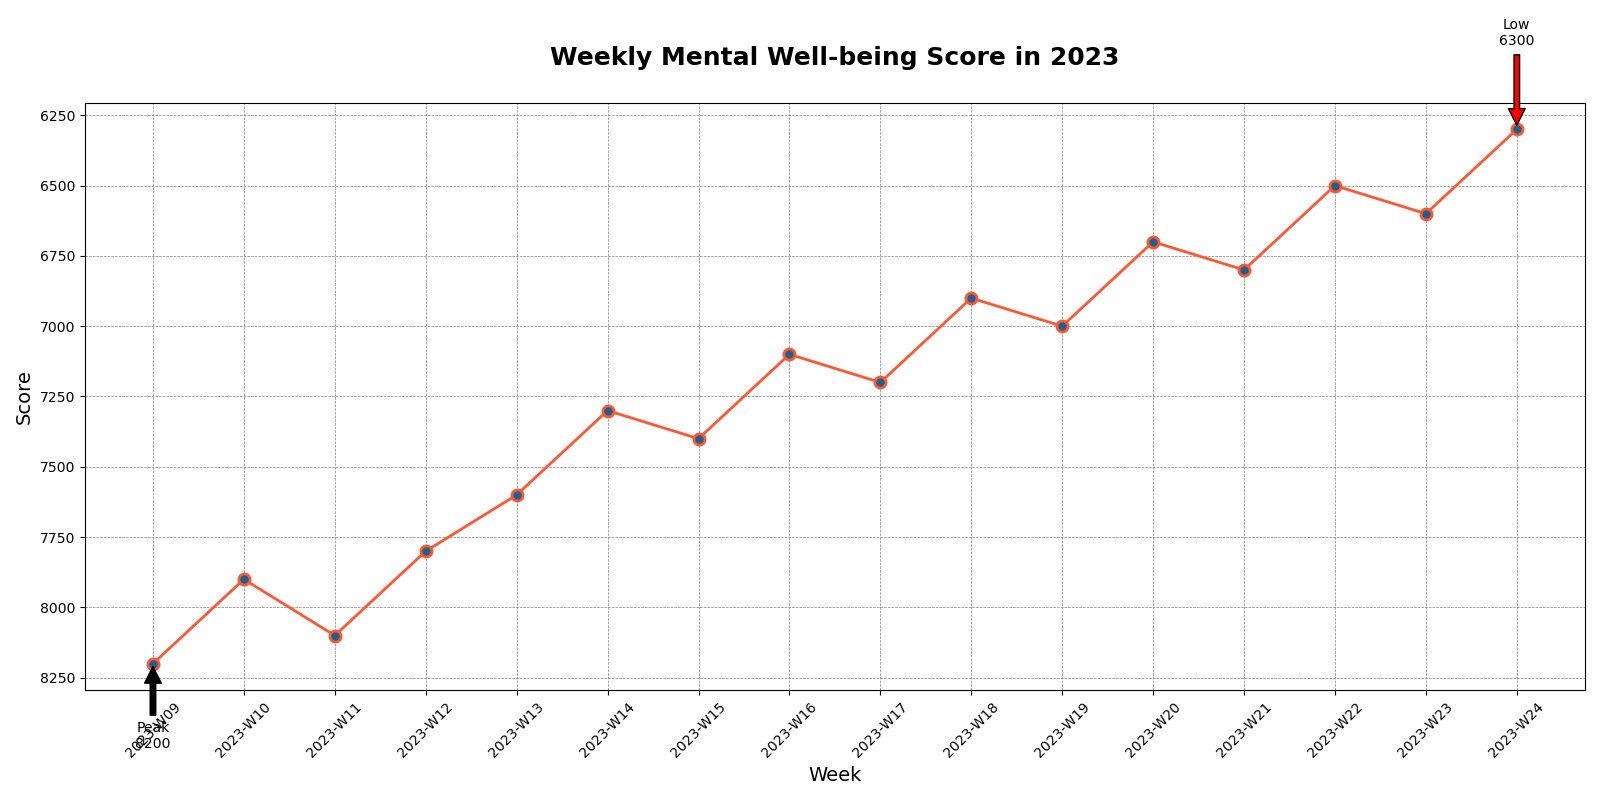

Write the Python code that produced this figure.

import matplotlib.pyplot as plt

data = [
    {'Week': '2023-W09', 'Steps': 8200},
    {'Week': '2023-W10', 'Steps': 7900},
    {'Week': '2023-W11', 'Steps': 8100},
    {'Week': '2023-W12', 'Steps': 7800},
    {'Week': '2023-W13', 'Steps': 7600},
    {'Week': '2023-W14', 'Steps': 7300},
    {'Week': '2023-W15', 'Steps': 7400},
    {'Week': '2023-W16', 'Steps': 7100},
    {'Week': '2023-W17', 'Steps': 7200},
    {'Week': '2023-W18', 'Steps': 6900},
    {'Week': '2023-W19', 'Steps': 7000},
    {'Week': '2023-W20', 'Steps': 6700},
    {'Week': '2023-W21', 'Steps': 6800},
    {'Week': '2023-W22', 'Steps': 6500},
    {'Week': '2023-W23', 'Steps': 6600},
    {'Week': '2023-W24', 'Steps': 6300}
]

weeks = [entry['Week'] for entry in data]
steps = [entry['Steps'] for entry in data]

plt.figure(figsize=(16, 8))
line, = plt.plot(weeks, steps, color='#FF5733', linestyle='-', linewidth=2, marker='o', markerfacecolor='#1F618D', markeredgewidth=2, markersize=8)

max_steps = max(steps)
max_week = weeks[steps.index(max_steps)]
plt.annotate(f'Peak\n{max_steps}', xy=(max_week, max_steps), xytext=(max_week, max_steps + 300),
             arrowprops=dict(facecolor='black', shrink=0.05),
             horizontalalignment='center')

min_steps = min(steps)
min_week = weeks[steps.index(min_steps)]
plt.annotate(f'Low\n{min_steps}', xy=(min_week, min_steps), xytext=(min_week, min_steps - 300),
             arrowprops=dict(facecolor='red', shrink=0.05),
             horizontalalignment='center')

plt.title('Weekly Mental Well-being Score in 2023', fontsize=18, fontweight='bold', y=1.05)
plt.xlabel('Week', fontsize=14)
plt.ylabel('Score', fontsize=14)
plt.grid(True, which='major', linestyle='--', linewidth=0.5, color='grey')
plt.xticks(rotation=45)
plt.gca().invert_yaxis()
plt.tight_layout()

plt.show()
